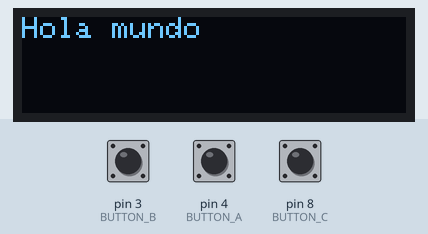
This sketch was run on a simulated Teensy 4. Shown: 128×32 one-colour display. The test bench sets the inputs (shaded band); at power-on: pin 3 (BUTTON_B) HIGH, pin 4 (BUTTON_A) HIGH, pin 8 (BUTTON_C) HIGH. The display library's start-up logo is not drawn; what the sketch prints to the serial monitor is not drawn.

Above: at 2.2 s.
2.3 s: pin 3 (BUTTON_B) pulled LOW for 1 s
At 2.49 s:
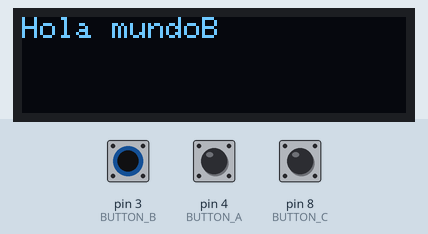
At 4.4 s:
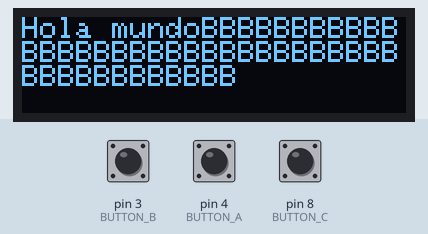
4.8 s: pin 4 (BUTTON_A) pulled LOW for 1 s
At 6.5 s:
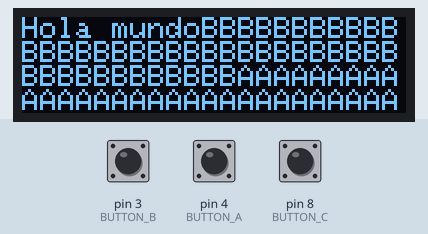
Timing chart, 0 to 8.0 s (numbered marks = the images above; inputs shaded):
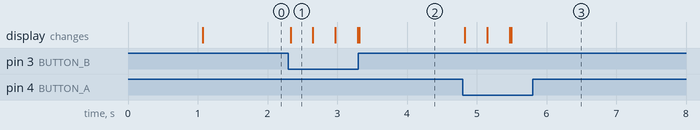

Measured:
- after the input at 2.3 s, the display: changes at once (image 1)
- after the input at 4.8 s, the display: first changes at once (image 3 shows a later state)

The sketch:

OLED128x64.ino
```cpp
#include <SPI.h>
#include <Wire.h>
#include <Adafruit_GFX.h>
#include <Adafruit_SSD1306.h>
Adafruit_SSD1306 display = Adafruit_SSD1306(128, 32, &Wire);
#if defined(ESP8266)
  #define BUTTON_A  0
  #define BUTTON_B 16
  #define BUTTON_C  2
#elif defined(ESP32)
  #define BUTTON_A 15
  #define BUTTON_B 32
  #define BUTTON_C 14
#elif defined(ARDUINO_STM32_FEATHER)
  #define BUTTON_A PA15
  #define BUTTON_B PC7
  #define BUTTON_C PC5
#elif defined(TEENSYDUINO)
  #define BUTTON_A  4
  #define BUTTON_B  3
  #define BUTTON_C  8
#elif defined(ARDUINO_FEATHER52832)
  #define BUTTON_A 31
  #define BUTTON_B 30
  #define BUTTON_C 27
#else
  #define BUTTON_A  9
  #define BUTTON_B  6
  #define BUTTON_C  5
#endif
void setup() {
  Serial.begin(9600);
  Serial.println("OLED FeatherWing test");
  display.begin(SSD1306_SWITCHCAPVCC, 0x3C);
  Serial.println("OLED begun");
  display.display();
  delay(1000);
  display.clearDisplay();
  display.display();
  Serial.println("IO test");
  pinMode(BUTTON_A, INPUT_PULLUP);
  pinMode(BUTTON_B, INPUT_PULLUP);
  pinMode(BUTTON_C, INPUT_PULLUP);
  display.setTextSize(1);
  display.setTextColor(SSD1306_WHITE);
  display.setCursor(0,0);
  display.print("Hola mundo");
  display.display();
}
void loop() {
  if(!digitalRead(BUTTON_A)) display.print("A");
  if(!digitalRead(BUTTON_B)) display.print("B");
  if(!digitalRead(BUTTON_C)) display.print("C");
  delay(10);
  yield();
  display.display();
}
```
